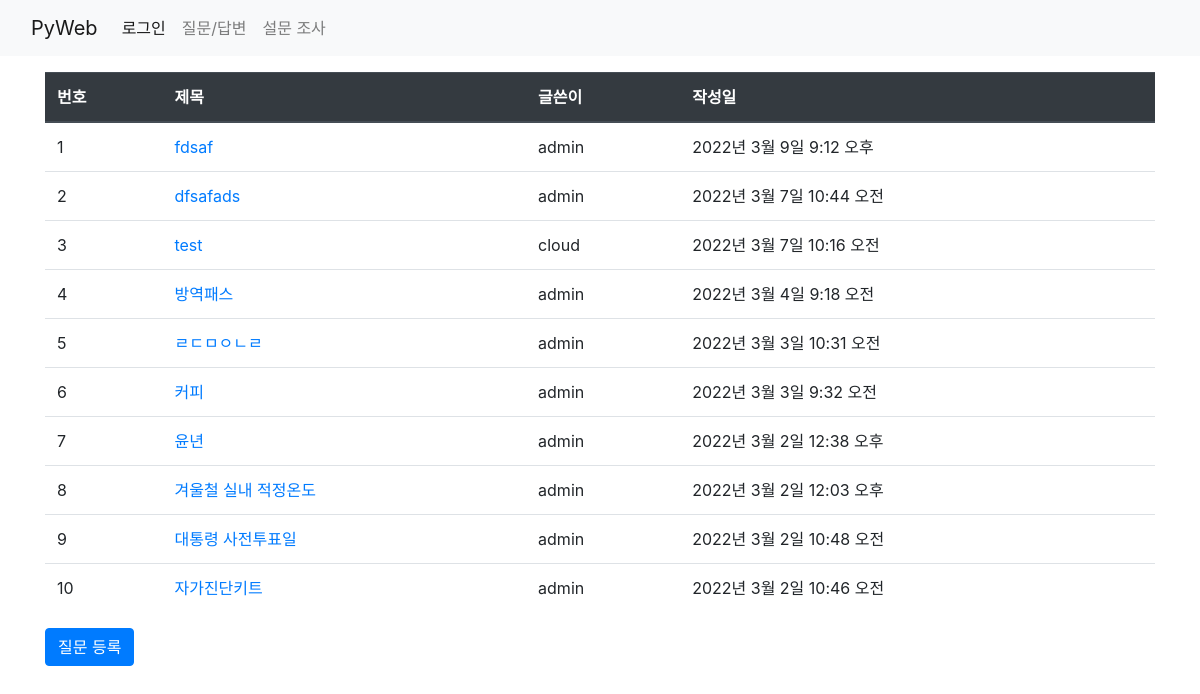
The page /board/boardlist/ on the database its author committed.
### board/models.py (models this page shows, shortened)
class Question(models.Model):
    subject = models.CharField(max_length=200)
    content = models.TextField()
    create_date = models.DateTimeField()                            # 반드시 있어야 함(NOT NULL)
    modify_date = models.DateTimeField(null=True, blank=True)       # null 허용, blank - 폼 데이터 null
    author = models.ForeignKey(User, on_delete=models.CASCADE)      # user의 username과 외래키 설정

### board/views.py (the view)
# urls.py: path('boardlist/', views.boardlist, name='boardlist'),      # 127.0.0.1:8000/board/boardlist
def boardlist(request):
    question_list = Question.objects.order_by('-create_date')   # 내림차순(-) / -pk도 가능
    return render(request, 'board/question_list.html', {'question_list':question_list})

### templates/board/question_list.html (shortened to what this page needs)
{% extends 'base.html' %}
{% block content %}
    <div class="container my-3">
        <table class="table">
            <thead class="thead-dark">
                <tr>
                    <th>번호</th><th>제목</th><th>글쓴이</th><th>작성일</th>
                </tr>
            </thead>
            <tbody>
                {% if question_list %}
                    {% for question in question_list %}
                <tr>
                    <td>{{ forloop.counter }}</td>
                    <td>
                        <a href="{% url 'board:detail' question.id %}">{{ question.subject }}</a>
                    </td>
                    <td>
                        {{ question.author }}
                    </td>
                    <td>
                        {{ question.create_date }}
                    </td>
                </tr>
                    {% endfor %}
                {% else %}
                <p>질문이 없습니다.</p>
                {% endif %}
            </tbody>
        </table>
        <a href="{% url 'board:question_create' %}" class="btn btn-primary">질문 등록</a>
    </div>
{% endblock %}

### templates/base.html (shortened to what this page needs)
<!DOCTYPE html>
{% load static %}
<html lang="ko">
<head>
    <link rel="stylesheet" href="{% static 'board/css/bootstrap.css' %}">
</head>
<body>
    {% include 'navbar.html' %}
    {% block content %}{% endblock %}
</body>
</html>

### templates/navbar.html (shortened to what this page needs)
<nav class="navbar navbar-expand-lg navbar-light bg-light">
    <div class="container-fluid">
        <a class="navbar-brand" href="{% url 'board:index' %}">PyWeb</a>
        <div class="collapse navbar-collapse" id="navbarSupportedContent">
            <ul class="navbar-nav me-auto mb-2 mb-lg-0">
                <li class="nav-item">
                    {% if user.is_authenticated %}
                    <a class="nav-link active" aria-current="page" href="{% url 'common:logout' %}">({{ user.username }}님)로그아웃</a>
                    {% else %}
                    <a class="nav-link active" aria-current="page" href="{% url 'common:login' %}">로그인</a>
                    {% endif %}
                </li>
                <li class="nav-item">
                    <a class="nav-link" href="{% url 'board:boardlist' %}">질문/답변</a>
                </li>
                <li class="nav-item">
                    <a class="nav-link" href="{% url 'poll:index' %}">설문 조사</a>
                </li>
            </ul>
        </div>
    </div>
</nav>

### rows shown on the page
Question: subject "fdsaf", author "admin", create_date "2022년 3월 9일 9:12 오후"
Question: subject "dfsafads", author "admin", create_date "2022년 3월 7일 10:44 오전"
Question: subject "test", author "cloud", create_date "2022년 3월 7일 10:16 오전"
Question: subject "방역패스", author "admin", create_date "2022년 3월 4일 9:18 오전"
Question: subject "ㄹㄷㅁㅇㄴㄹ", author "admin", create_date "2022년 3월 3일 10:31 오전"
Question: subject "커피", author "admin", create_date "2022년 3월 3일 9:32 오전"
Question: subject "윤년", author "admin", create_date "2022년 3월 2일 12:38 오후"
Question: subject "겨울철 실내 적정온도", author "admin", create_date "2022년 3월 2일 12:03 오후"
Question: subject "대통령 사전투표일", author "admin", create_date "2022년 3월 2일 10:48 오전"
Question: subject "자가진단키트", author "admin", create_date "2022년 3월 2일 10:46 오전"
